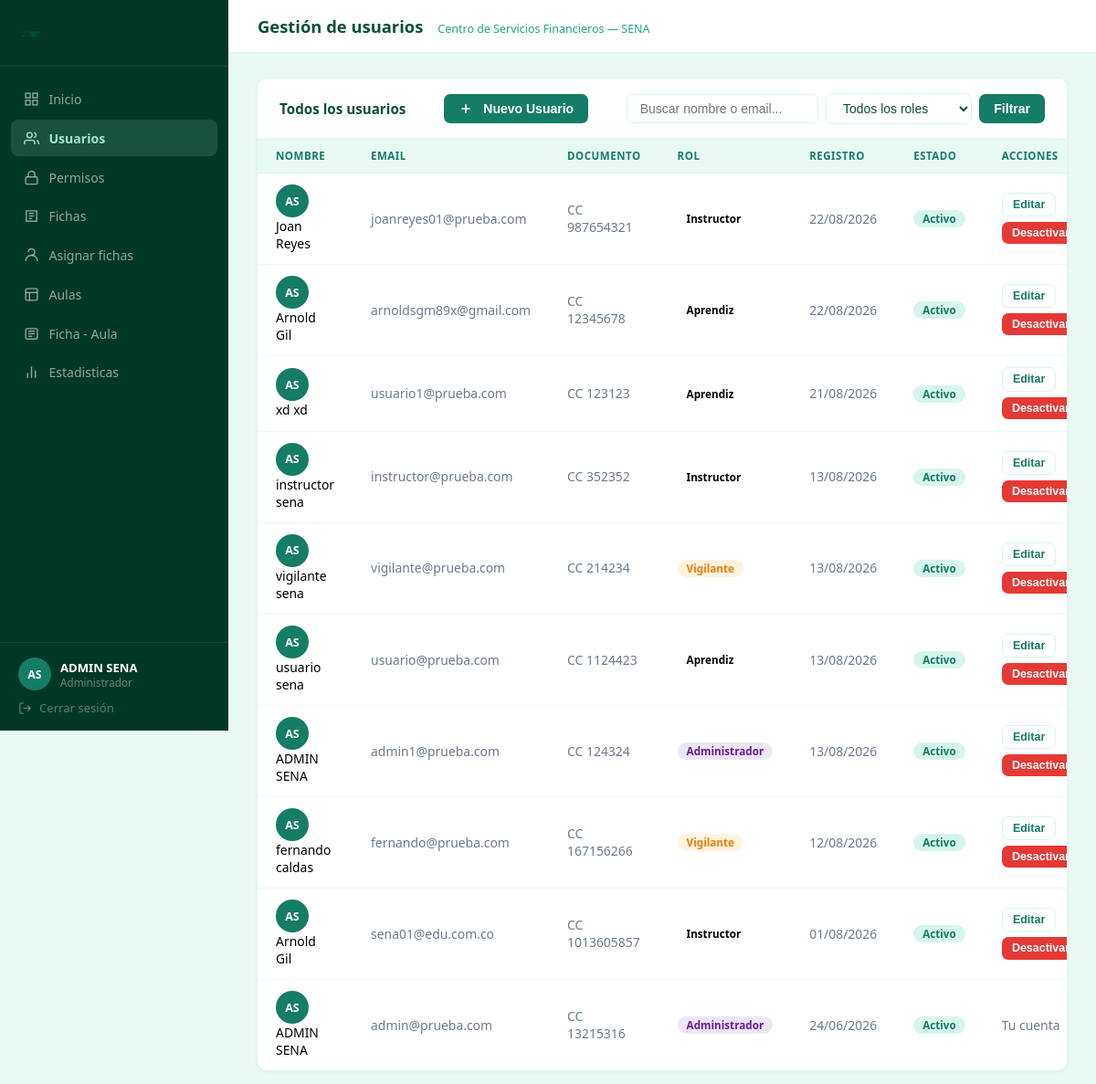
Page /usuarios/dashboard/usuarios/ (signed in) on the committed database.
### usuarios/models.py (models this page shows, shortened)
class Usuario(AbstractUser):
    ROL_CHOICES = [
        ('admin',     'Administrador'),
        ('vigilante', 'Vigilante'),
        ('aprendiz', 'Aprendiz'),
        ('instructor','Instructor'),
    ]
    email           = models.EmailField(unique=True)
    tipoDocumento   = models.CharField(max_length=2)
    numeroDocumento = models.CharField(max_length=20, unique=True)
    nombre          = models.CharField(max_length=50)
    apellido        = models.CharField(max_length=50)
    edad            = models.PositiveIntegerField(blank=True, null=True)
    telefono        = models.CharField(max_length=15, blank=True, null=True)
    rol = models.CharField(
        max_length=20,
        choices=ROL_CHOICES,
        default='aprendiz',
    )
    USERNAME_FIELD  = 'email'
    REQUIRED_FIELDS = ['username', 'nombre', 'apellido']

### usuarios/views.py (the view, shortened to what this page needs)
# urls.py: path('dashboard/usuarios/', views.dashboard_usuarios, name='dashboard_usuarios'),
@login_required
@user_passes_test(es_admin, login_url='login')
def dashboard_usuarios(request):
    query = request.GET.get(
        'q',
        ''
    )
    rol = request.GET.get(
        'rol',
        ''
    )
    usuarios = Usuario.objects.all().order_by(
        '-date_joined'
    )
    if rol:
        usuarios = usuarios.filter(
            rol=rol
        )
    return render(
        request,
        'usuarios/dashboard_usuarios.html',
        {
            'usuarios': usuarios,
            'query': query,
            'rol_filtro': rol,
            'roles': Usuario.ROL_CHOICES,
            'fichas':Ficha.objects.all(),
        }
    )

### usuarios/models.py (called while the page is built)
    def __str__(self):
        return f"{self.codigo} - {self.programa}"

### usuarios/views.py (called while the page is built)
def es_admin(user):
    return user.is_authenticated and (
        user.is_staff or user.rol == 'admin'
    )

### usuarios/templates/usuarios/dashboard_usuarios.html (shortened to what this page needs)
{% load static %}
<!DOCTYPE html>
<html lang="es">
<head>
    <link rel="stylesheet" href="{% static 'css/mainConfig.css' %}">
    <link rel="stylesheet" href="{% static 'css/dashboard.css' %}">
</head>
<body>
    <div class="dash-layout">
        <aside class="dash-sidebar">
            <div class="dash-brand">
                <img src="{% static 'img/identic_sena 2-largo.png' %}" alt="Identic SENA" class="dash-logo">
            </div>
            <nav class="dash-nav">
                <a href="{% url 'dashboard' %}" class="dash-nav-item">
                    <svg viewBox="0 0 24 24" fill="none" stroke="currentColor" stroke-width="2">
                        <rect x="3" y="3" width="7" height="7" />
                        <rect x="14" y="3" width="7" height="7" />
                        <rect x="3" y="14" width="7" height="7" />
                        <rect x="14" y="14" width="7" height="7" />
                    </svg>
                    Inicio
                </a>
                <a href="{% url 'dashboard_usuarios' %}" class="dash-nav-item dash-nav-item--activo">
                    <svg viewBox="0 0 24 24" fill="none" stroke="currentColor" stroke-width="2">
                        <path d="M17 21v-2a4 4 0 0 0-4-4H5a4 4 0 0 0-4 4v2" />
                        <circle cx="9" cy="7" r="4" />
                        <path d="M23 21v-2a4 4 0 0 0-3-3.87" />
                        <path d="M16 3.13a4 4 0 0 1 0 7.75" />
                    </svg>
                    Usuarios
                </a>
                <a href="{% url 'dashboard_permisos' %}" class="dash-nav-item">
                    <svg viewBox="0 0 24 24" fill="none" stroke="currentColor" stroke-width="2">
                        <rect x="3" y="11" width="18" height="11" rx="2" />
                        <path d="M7 11V7a5 5 0 0 1 10 0v4" />
                    </svg>
                    Permisos
                </a>
                <a href="{% url 'dashboard_fichas' %}" class="dash-nav-item dash-nav-item">
                    <svg viewBox="0 0 24 24" fill="none" stroke="currentColor" stroke-width="2">
                        <path d="M4 4h16v16H4z" />
                        <path d="M8 8h8" />
                        <path d="M8 12h8" />
                        <path d="M8 16h5" />
                    </svg>
                    Fichas
                </a>
                <a href="{% url 'dashboard_asignar_fichas' %}" class="dash-nav-item dash-nav-item">
                    <svg viewBox="0 0 24 24" fill="none" stroke="currentColor" stroke-width="2">
                        <path d="M12 12a5 5 0 1 0-5-5" />
                        <path d="M3 21a9 9 0 0 1 18 0" />
                    </svg>
                    Asignar fichas
                </a>
                <a href="{% url 'dashboard_aulas_admin' %}" class="dash-nav-item">
                    <svg viewBox="0 0 24 24" fill="none" stroke="currentColor" stroke-width="2">
                        <rect x="3" y="3" width="18" height="18" rx="2" ry="2" />
                        <path d="M3 9h18" />
                        <path d="M9 21V9" />
                    </svg>
                    Aulas
                </a>
                <a href="{% url 'dashboard_ficha_aula_admin' %}" class="dash-nav-item">
                    <svg viewBox="0 0 24 24" fill="none" stroke="currentColor" stroke-width="2">
                        <rect x="3" y="4" width="18" height="16" rx="2" />
                        <path d="M7 8h10" />
                        <path d="M7 12h10" />
                        <path d="M7 16h6" />
                    </svg>
                    Ficha - Aula
                </a>
                <a href="{% url 'estadisticas' %}" class="dash-nav-item">
                    <svg viewBox="0 0 24 24" fill="none" stroke="currentColor" stroke-width="2" stroke-linecap="round"
                        stroke-linejoin="round">
                        <path d="M18 20V10" />
                        <path d="M12 20V4" />
                        <path d="M6 20V14" />
                    </svg>
                    Estadisticas
                </a>
            </nav>
            <div class="dash-sidebar-footer">
                <div class="dash-user-info">
                    <div class="dash-avatar">
                        {{ request.user.nombre|first|upper }}{{ request.user.apellido|first|upper }}
                    </div>
                    <div>
                        <div class="dash-user-nombre">{{ request.user.nombre }} {{ request.user.apellido }}</div>
                        <div class="dash-user-rol">{{ request.user.get_rol_display }}</div>
                    </div>
                </div>
                <a href="{% url 'logout' %}" class="dash-logout">
                    <svg viewBox="0 0 24 24" fill="none" stroke="currentColor" stroke-width="2">
                        <path d="M9 21H5a2 2 0 0 1-2-2V5a2 2 0 0 1 2-2h4" />
                        <polyline points="16 17 21 12 16 7" />
                        <line x1="21" y1="12" x2="9" y2="12" />
                    </svg>
                    Cerrar sesión
                </a>
            </div>
        </aside>
        <div class="dash-main">
            <header class="dash-topbar">
                <h1 class="dash-topbar-titulo">Gestión de usuarios</h1>
                <span class="dash-topbar-sub">Centro de Servicios Financieros — SENA</span>
            </header>
            <main class="dash-contenido">
                <div class="dash-card">
                    <div class="dash-card-header flex-header">
                        <h2 class="dash-card-titulo">Todos los usuarios</h2>
                        <button type="button" class="dash-btn dash-btn--verde btn-nuevo-usuario"
                            onclick="abrirModalCrear(event)">
                            <svg viewBox="0 0 24 24" fill="none" stroke="currentColor" stroke-width="2.5" width="16"
                                height="16" style="margin-right: 5px; vertical-align: middle;">
                                <line x1="12" y1="5" x2="12" y2="19"></line>
                                <line x1="5" y1="12" x2="19" y2="12"></line>
                            </svg>
                            Nuevo Usuario
                        </button>
                        <form method="GET" class="dash-buscador">
                            <input type="text" name="q" value="{{ query }}" placeholder="Buscar nombre o email..."
                                class="dash-input">
                            <select name="rol" class="dash-input dash-input--select">
                                <option value="">Todos los roles</option>
                            </select>
                            <button type="submit" class="dash-btn dash-btn--verde">Filtrar</button>
                        </form>
                    </div>
                    <table class="dash-tabla">
                        <thead>
                            <tr>
                                <th>Nombre</th>
                                <th>Email</th>
                                <th>Documento</th>
                                <th>Rol</th>
                                <th>Registro</th>
                                <th>Estado</th>
                                <th>Acciones</th>
                            </tr>
                        </thead>
                        <tbody>
                            {% for u in usuarios %}
                            <td>
                                <div class="dash-avatar">
                                    {{ request.user.nombre|first|upper }}{{ request.user.apellido|first|upper }}
                                </div>
                                <span class="user-txt-nombre">{{ u.nombre }} {{ u.apellido }}</span>
                </div>
                </td>
                <td class="dash-muted">{{ u.email }}</td>
                <td class="dash-muted">{{ u.tipoDocumento }} {{ u.numeroDocumento }}</td>
                <td><span class="dash-badge dash-badge--{{ u.rol }}">{{ u.get_rol_display }}</span></td>
                <td class="dash-muted">{{ u.date_joined|date:"d/m/Y" }}</td>
                <td>
                    {% if u.is_active %}
                    <span class="dash-badge dash-badge--activo">Activo</span>
                    {% else %}
                    <span class="dash-badge dash-badge--inactivo">Inactivo</span>
                    {% endif %}
                </td>
                <td>
                    {% if u != request.user %}
                    <div class="dash-acciones">
                        <button type="button" class="dash-btn dash-btn--sm dash-btn--outline"
                            onclick="abrirModalEditar(event, '{{ u.pk }}')">
                            Editar
                        </button>
                        <form method="POST" action="{% url 'dashboard_toggle' u.pk %}">
                            <button type="submit"
                                class="dash-btn dash-btn--sm {% if u.is_active %}dash-btn--peligro{% else %}dash-btn--verde{% endif %}">
                                {% if u.is_active %}Desactivar{% else %}Activar{% endif %}
                            </button>
                        </form>
                    </div>
                    {% else %}
                    <span class="dash-muted">Tu cuenta</span>
                    {% endif %}
                </td>
                {% empty %}
                <tr>
                    <td colspan="7" class="dash-tabla-vacio">No se encontraron usuarios.</td>
                </tr>
                {% endfor %}
</body>
</html>

### static/css/mainConfig.css (style rules this page uses)
:root { --colorBlanco: #ffffff; --colorTurquesa: #a4e1d1; --colorVerdeClaro: #8dd9c6; --colorVerde: #20a585; --colorVerdePrincipal: #157c65; --colorVerdeMuyOscuro: #0b4f3e; --colorSuperOscuro: #003826; --verdeHover: #1a8f72; --verdeSuave: #e9faf5; --verdeSuave2: #d6f5ec; }
* { margin: 0; padding: 0; }

### rows in the picture
Usuario: user.nombre|first "A", user.apellido|first "S", user.nombre "ADMIN", user.apellido "SENA", user.rol "Administrador", nombre "ADMIN", apellido "SENA", email "admin@prueba.com", tipoDocumento "CC", numeroDocumento "13215316", rol "Administrador", date_joined "24/06/2026", is_active "Activo", shows "Tu cuenta"
Usuario: nombre "Joan", apellido "Reyes", email "joanreyes01@prueba.com", tipoDocumento "CC", numeroDocumento "987654321", rol "Instructor", date_joined "22/08/2026", is_active "Activo"
Usuario: nombre "Arnold", apellido "Gil", email "arnoldsgm89x@gmail.com", tipoDocumento "CC", numeroDocumento "12345678", rol "Aprendiz", date_joined "22/08/2026", is_active "Activo"
Usuario: nombre "xd", apellido "xd", email "usuario1@prueba.com", tipoDocumento "CC", numeroDocumento "123123", rol "Aprendiz", date_joined "21/08/2026", is_active "Activo"
Usuario: nombre "instructor", apellido "sena", email "instructor@prueba.com", tipoDocumento "CC", numeroDocumento "352352", rol "Instructor", date_joined "13/08/2026", is_active "Activo"
Usuario: nombre "vigilante", apellido "sena", email "vigilante@prueba.com", tipoDocumento "CC", numeroDocumento "214234", rol "Vigilante", date_joined "13/08/2026", is_active "Activo"
Usuario: nombre "usuario", apellido "sena", email "usuario@prueba.com", tipoDocumento "CC", numeroDocumento "1124423", rol "Aprendiz", date_joined "13/08/2026", is_active "Activo"
Usuario: nombre "ADMIN", apellido "SENA", email "admin1@prueba.com", tipoDocumento "CC", numeroDocumento "124324", rol "Administrador", date_joined "13/08/2026", is_active "Activo"
Usuario: nombre "fernando", apellido "caldas", email "fernando@prueba.com", tipoDocumento "CC", numeroDocumento "167156266", rol "Vigilante", date_joined "12/08/2026", is_active "Activo"
Usuario: nombre "Arnold", apellido "Gil", email "sena01@edu.com.co", tipoDocumento "CC", numeroDocumento "1013605857", rol "Instructor", date_joined "01/08/2026", is_active "Activo"
